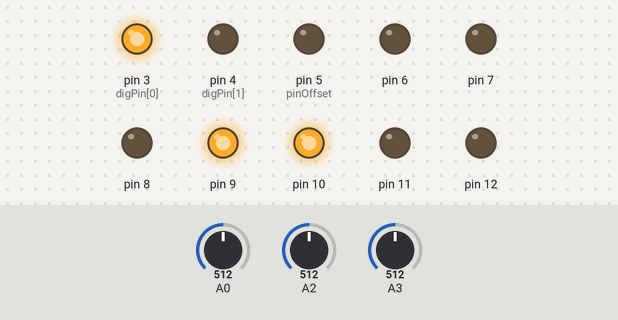
Simulated run of this sketch. Board: Arduino Uno, built with avr-gcc and run on an emulated ATmega328P. On the bench: output pins drawn as LEDs (lit = HIGH). Inputs (shaded band) come from the test bench; at power-on: A2 = 512, A3 = 512, A0 = 512.

Above: at 1.2 s.
1.3 s: A2 set to 530
At 2.1 s:
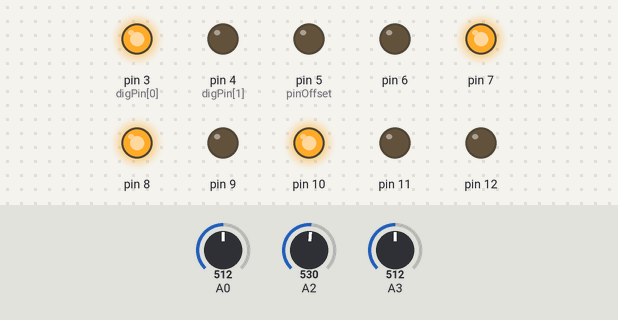
2.8 s: A3 set to 516
At 3.1 s:
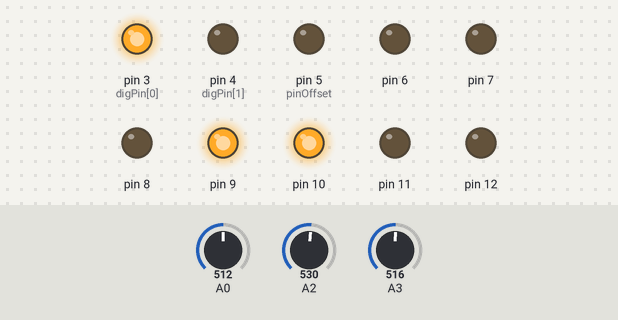
4.3 s: A3 set to 511
At 5.5 s:
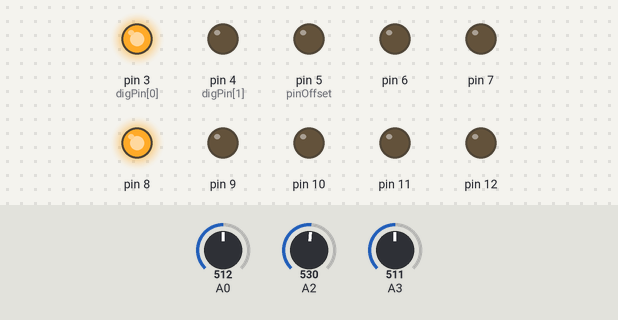
5.8 s: A2 set to 511
At 6.6 s:
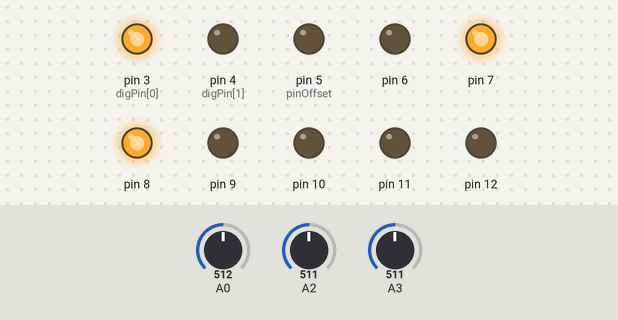
7.3 s: A2 set to 428
8.8 s: A2 set to 397
At 10.1 s:
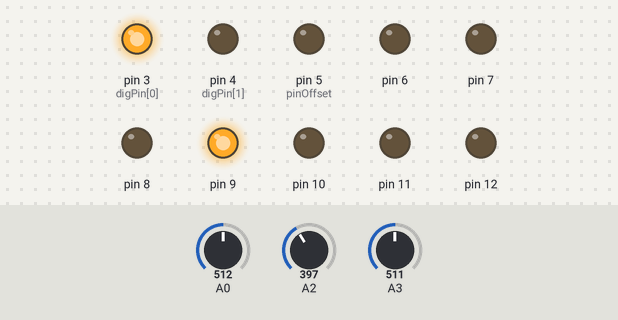
Timing chart, 0 to 11.3 s (numbered marks = the images above; inputs shaded):
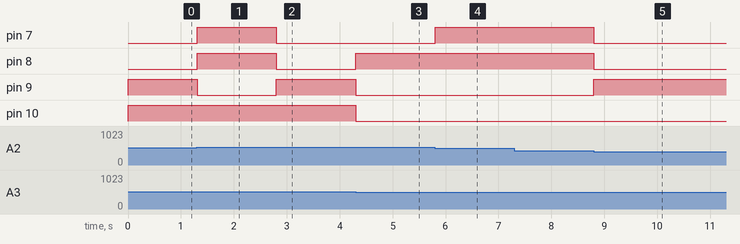

Measured:
- the behaviour switches between 512 and 513 on A2 (found by bisection; images 0 and 1)
- the behaviour switches between 515 and 516 on A3 (found by bisection; images 1 and 2)
- the behaviour switches between 413 and 412 on A2 (found by bisection; images 4 and 5)
- after the input at 1.3 s, pin 7, pin 8: LOW → HIGH at once; pin 9: HIGH → LOW at once
- after the input at 2.8 s, pin 7, pin 8: HIGH → LOW at once; pin 9: LOW → HIGH at once
- after the input at 4.3 s, pin 8: LOW → HIGH at once; pin 9, pin 10: HIGH → LOW at once
- after the input at 5.8 s, pin 7: LOW → HIGH at once
- after the input at 7.3 s, every drawn part: stays the same
- after the input at 8.8 s, pin 7, pin 8: HIGH → LOW at once; pin 9: LOW → HIGH at once

The sketch:

waveshpr3.ino
```cpp
//QUICK N DIRTY WAVESHAPER
//A0=crush
//A1=wave offset
//A2=Wave shape depth/Cv
//A3=input gain/Audio In..this effects sound quite a bit.

//DAC OUT=audio out
//
//
//


// defines for setting and clearing register bits
#ifndef cbi
#define cbi(sfr, bit) (_SFR_BYTE(sfr) &= ~_BV(bit))
#endif
#ifndef sbi
#define sbi(sfr, bit) (_SFR_BYTE(sfr) |= _BV(bit))
#endif

 int newOut;

unsigned long SHmil = 0;
int    S1out;
int  CENTERPOS;

const int digPin[2] = {3, 4};  // the digital output pins
const int pinOffset = 5;       // the first DAC pin (from 5-12)
//volatile int clkState = LOW;

int digState[2] = {HIGH, LOW};  // start with both set low

void setup () {


    // set up the digital outputs
  for (int i=0; i<2; i++) {
    pinMode(digPin[i], OUTPUT);
    digitalWrite(digPin[i], digState[i]);
  }

    // set up the 8-bit DAC output pins
  for (int i=0; i<8; i++) {
    pinMode(pinOffset+i, OUTPUT);
    digitalWrite(pinOffset+i, LOW);


      // set the ADC to a higher prescale factor
  sbi(ADCSRA,ADPS2);
  cbi(ADCSRA,ADPS1);
  sbi(ADCSRA,ADPS0);
  }


}

void loop () {
 //  CENTERPOS=analogRead(2)>>2;
  S1out=analogRead(3)>>2;

  distortion();

   dacOutput((newOut/analogRead(2))+S1out<<2);
    delayMicroseconds(map(analogRead(0), 0, 1023, 22000, 1));
   //  CENTERPOS=analogRead(2)>>2;
}


// Swap high and low nibbles
void distortion(void) {

  int i;
  int j;
  int x=1;
  int v=0;//these two must be different....1 and 1 xored is nothing!!!
	unsigned int temp1, temp2,temp3;

 int xorvalue[10];
  xorvalue[0]=S1out>>1;
 xorvalue[1]=S1out<<5;
  xorvalue[2]=S1out<<4;
   xorvalue[3]=S1out<<3;
    xorvalue[4]=S1out<<2;
     xorvalue[5]=S1out<<1;
     xorvalue[6]=S1out>>1;
     xorvalue[7]=S1out>>2;
     xorvalue[8]=S1out>>3;
     xorvalue[9]=S1out>>4;
     xorvalue[10]=S1out;

  x++;
    if(x > (10)){
      x = 0;
    }
   // delayMicroseconds(10);
      v++;
    if(v > (10)){
      v = 0;
    }
      //delayMicroseconds(10);

		 newOut= xorvalue[x]^xorvalue[v];

	}


//  dacOutput(long) - deal with the DAC output
//  ------------------------------------------
void dacOutput(long v)
{
 int tmpVal = v;
 bitWrite(PORTD, 5, tmpVal & 1);
 bitWrite(PORTD, 6, (tmpVal & 2) > 0);
 bitWrite(PORTD, 7, (tmpVal & 4) > 0);
 bitWrite(PORTB, 0, (tmpVal & 8) > 0);
 bitWrite(PORTB, 1, (tmpVal & 16) > 0);
 bitWrite(PORTB, 2, (tmpVal & 32) > 0);
 bitWrite(PORTB, 3, (tmpVal & 64) > 0);
 bitWrite(PORTB, 4, (tmpVal & 128) > 0);
}
```
